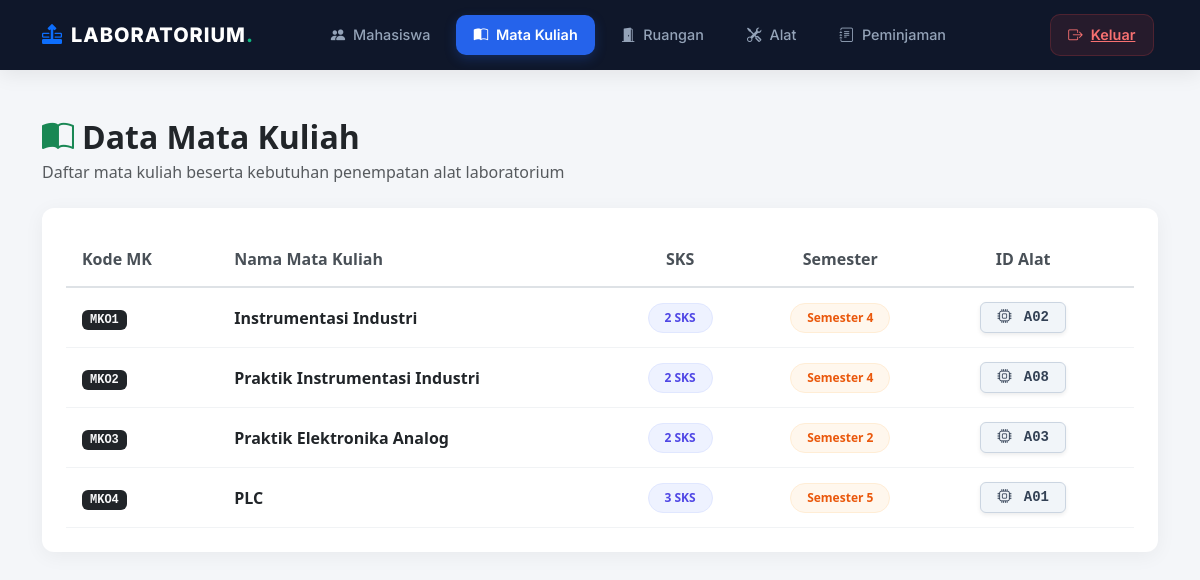
The app's page /matakuliah.php with its own data.
### tables this page shows
CREATE TABLE `matakuliah` (
  `Kode_MK` varchar(10) NOT NULL,
  `Nama_MK` varchar(100) DEFAULT NULL,
  `SKS` int(11) DEFAULT NULL,
  `Semester` int(11) DEFAULT NULL,
  `ID_Alat` varchar(10) NOT NULL
);

### matakuliah.php (the view, shortened to what this page needs)
<?php
include 'koneksi.php';
$query = mysqli_query($conn, "SELECT Kode_MK, Nama_MK, SKS, Semester, ID_Alat FROM matakuliah");
?>
<!DOCTYPE html>
<html lang="id">
<head>
    <link href="https://cdn.jsdelivr.net/npm/bootstrap@5.3.3/dist/css/bootstrap.min.css" rel="stylesheet">
    <link href="https://cdn.jsdelivr.net/npm/bootstrap-icons@1.11.3/font/bootstrap-icons.min.css" rel="stylesheet">
</head>
<body>
<?php include 'components/navbar.php'; ?>
<div class="container my-5">
    <div class="mb-4">
        <h2 class="fw-bold text-dark mb-1">
            <i class="bi bi-book-half text-success me-2"></i>Data Mata Kuliah
        </h2>
        <p class="text-muted mb-0">Daftar mata kuliah beserta kebutuhan penempatan alat laboratorium</p>
    </div>
    <div class="card card-custom p-4">
        <div class="table-responsive">
            <table class="table table-hover align-middle mb-0">
                <thead>
                    <tr>
                        <th class="ps-3" style="width: 15%;">Kode MK</th>
                        <th style="width: 35%;">Nama Mata Kuliah</th>
                        <th class="text-center" style="width: 15%;">SKS</th>
                        <th class="text-center" style="width: 15%;">Semester</th>
                        <th class="text-center pe-3" style="width: 20%;">ID Alat</th>
                    </tr>
                </thead>
                <tbody>
                    <?php
                    if (mysqli_num_rows($query) > 0) {
                        while($row = mysqli_fetch_assoc($query)) {
                    ?>
                        <tr>
                            <td class="ps-3">
                                <span class="badge bg-dark text-light rounded-2 px-2 py-1.5 font-monospace">
                                    <?php echo $row['Kode_MK']; ?>
                                </span>
                            </td>
                            <td class="fw-bold text-dark">
                                <?php echo $row['Nama_MK']; ?>
                            </td>
                            <td class="text-center">
                                <span class="badge badge-sks rounded-pill px-3 py-2 fw-semibold">
                                    <?php echo $row['SKS']; ?> SKS
                                </span>
                            </td>
                            <td class="text-center">
                                <span class="badge badge-semester rounded-pill px-3 py-2 fw-semibold">
                                    Semester <?php echo $row['Semester']; ?>
                                </span>
                            </td>
                            <td class="text-center pe-3">
                                <a href="detail_alat.php?id=<?php echo $row['ID_Alat']; ?>" class="btn btn-sm btn-alat rounded-2 px-3 py-1.5 shadow-sm">
                                    <i class="bi bi-cpu me-1"></i> <?php echo $row['ID_Alat']; ?>
                                </a>
                            </td>
                        </tr>
                    <?php
                        }
                    } ?>
                </tbody>
            </table>
        </div>
    </div>
</div>
</body>
</html>

### matakuliah.php (style rules this page uses)
body { background-color: #f4f6f9; font-family: 'Segoe UI', Tahoma, Geneva, Verdana, sans-serif; }
.card-custom { border: none; border-radius: 12px; box-shadow: 0 4px 20px rgba(0, 0, 0, 0.05); background-color: #ffffff; }
.table th { font-weight: 600; color: #495057; border-bottom: 2px solid #dee2e6; padding-top: 15px; padding-bottom: 15px; }
.table td { vertical-align: middle; padding-top: 14px; padding-bottom: 14px; border-bottom: 1px solid #f1f3f5; }
.badge-sks { background-color: #eef2ff; color: #4f46e5; border: 1px solid #e0e7ff; }
.badge-semester { background-color: #fff7ed; color: #ea580c; border: 1px solid #ffedd5; }
.btn-alat { background-color: #f1f5f9; color: #334155; border: 1px solid #cbd5e1; font-family: monospace; font-weight: 600; transition: all 0.2s ease; }

### records on screen
matakuliah: Kode_MK "MKO1", Nama_MK "Instrumentasi Industri", SKS "2", Semester "4", ID_Alat "A02"
matakuliah: Kode_MK "MKO2", Nama_MK "Praktik Instrumentasi Industri", SKS "2", Semester "4", ID_Alat "A08"
matakuliah: Kode_MK "MKO3", Nama_MK "Praktik Elektronika Analog", SKS "2", Semester "2", ID_Alat "A03"
matakuliah: Kode_MK "MKO4", Nama_MK "PLC", SKS "3", Semester "5", ID_Alat "A01"
